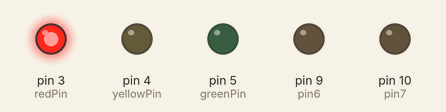
Simulated run of this sketch. Board: Arduino Uno, built with avr-gcc and run on an emulated ATmega328P. On the bench: output pins drawn as LEDs (lit = HIGH). Random numbers use the default seed unless the sketch sets one.

Above: at 0.5 s.
At 4.85 s:
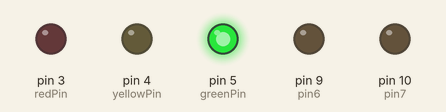
At 20.21 s:
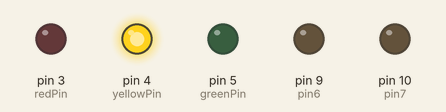
At 27.27 s:
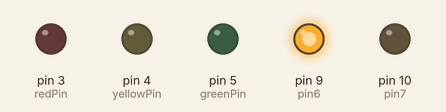
At 34.93 s:
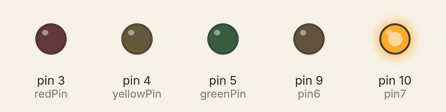
Timing chart, 0 to 40.0 s (numbered marks = the images above):
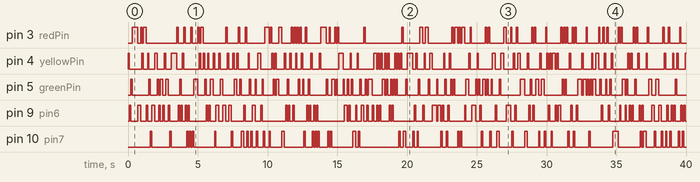

The sketch:

discoLights.ino
```cpp
int redPin = 3;
int yellowPin = 4;
int greenPin = 5;
int pin6 = 9;
int pin7 = 10;
void setup() {
  // put your setup code here, to run once:
  for(int i = 0; i <= 13; i++){
        pinMode(i, INPUT);
  }

  pinMode(redPin, OUTPUT);
  pinMode(yellowPin, OUTPUT);
  pinMode(greenPin, OUTPUT);
  pinMode(pin6, OUTPUT);
  pinMode(pin7, OUTPUT);

}

void loop() {
  // put your main code here, to run repeatedly:
  int  r = rand() % 6;
  r = r + 3;

  if (r == 3){
  digitalWrite(greenPin, HIGH);
  delay(100);
  digitalWrite(greenPin, LOW);
  }
  if (r == 4){
  digitalWrite(yellowPin, HIGH);
  delay(100);
  digitalWrite(yellowPin, LOW);
  }

  if (r == 5){
  digitalWrite(redPin, HIGH);
  delay(100);
  digitalWrite(redPin, LOW);
  }


  if (r == 6){
  digitalWrite(pin6, HIGH);
  delay(100);
  digitalWrite(pin6, LOW);
  }

  if (r == 7){
  digitalWrite(pin7, HIGH);
  delay(100);
  digitalWrite(pin7, LOW);
  }
}
```

Measured:
- by itself, pin 3 (redPin): LOW → HIGH at 0.30 s, → LOW 0.40 s later, → HIGH 0.20 s later, → LOW 0.10 s later, … (114 changes in this stretch)
- by itself, pin 4 (yellowPin): LOW → HIGH at 0.00 s, → LOW 0.10 s later, → HIGH 0.90 s later, → LOW 0.10 s later, … (135 changes in this stretch)
- by itself, pin 5 (greenPin): LOW → HIGH at 0.20 s, → LOW 0.10 s later, → HIGH 1.2 s later, → LOW 0.10 s later, … (138 changes in this stretch)
- by itself, pin 9 (pin6): LOW → HIGH at 0.10 s, → LOW 0.10 s later, → HIGH 0.50 s later, → LOW 0.20 s later, … (140 changes in this stretch)
- by itself, pin 10 (pin7): LOW → HIGH at 1.6 s, → LOW 0.10 s later, → HIGH 1.3 s later, → LOW 0.10 s later, … (100 changes in this stretch)
